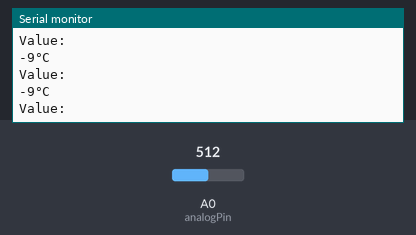
The sketch below on a simulated Arduino Uno, built with avr-gcc and run on an emulated ATmega328P. On the bench: the last lines printed to the serial monitor. The inputs (shaded band) are chosen by the test bench; at power-on: A0 (analogPin) = 512.

Above: at 1.3 s.
1.4 s: A0 (analogPin) set to 716
At 2.32 s:
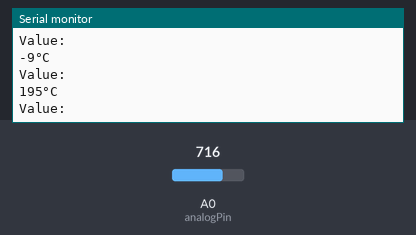
2.9 s: A0 (analogPin) set to 900
At 3.82 s:
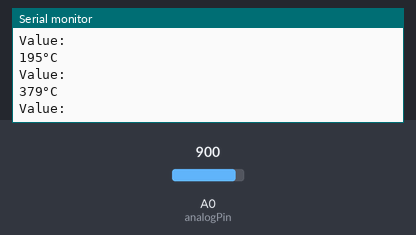
Timing chart, 0 to 5.9 s (numbered marks = the images above; inputs shaded):
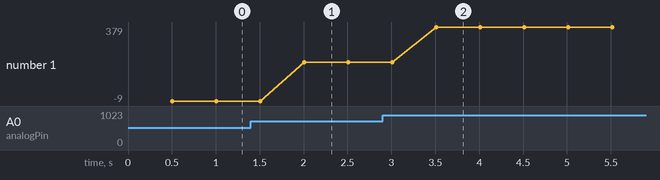

The sketch:

temperatura.ino
```cpp
int analogPin = 0;

float val = 0;

void setup()

{

  Serial.begin(9600);          //  setup serial

}


void loop()

{

  val = analogRead(analogPin);    // read the input pin
  val = val-521.0; // 541 = 1,72V = 20°C --> 551 = 1,75V = 30°C
  delay(1);
  Serial.println("Value:");
  delay(500);
  Serial.print((int)val);// debug value
  Serial.print("°C");
  Serial.println();

}
```

Measured:
- after the input at 1.4 s, the serial monitor: prints a new line after 0.61 s (image 1)
- after the input at 2.9 s, the serial monitor: prints a new line after 0.61 s (image 2)
- plotted number 1: -9 → 195 after the input at 1.4 s, 195 → 379 after the input at 2.9 s
